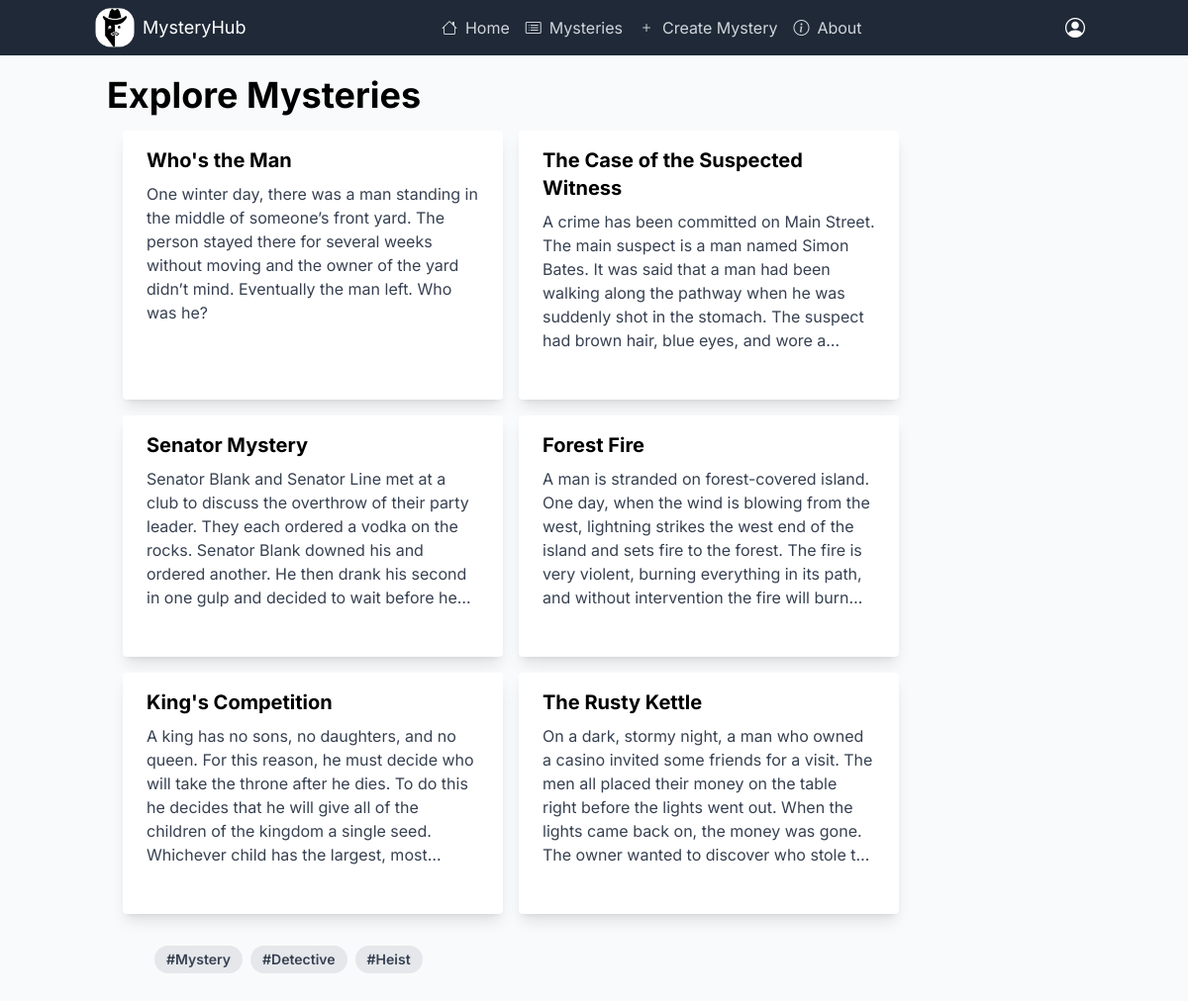
/mysteries (signed in), run on the app's committed database.
### mysteries/models.py (models this page shows, shortened)
class Mystery(models.Model):
    title = models.CharField(max_length=200)
    description = models.TextField()
    created_by = models.ForeignKey(User, on_delete=models.CASCADE)
    created_at = models.DateTimeField(auto_now_add=True)
    clues = models.TextField()
    is_solved = models.BooleanField(default=False)
    solution = models.TextField()
    tags = models.ManyToManyField(to=Tag, related_name="mysteries", blank=True)

class Tag(models.Model):
    name=models.CharField(max_length=100, unique=True)

### mysteries/views.py (the view)
# urls.py: path('', include('mysteries.urls')),
def mysteries(request):
    mysteries = Mystery.objects.all()
    return render(request, 'mysteries.html', {
        "mysteries": mysteries
    })

### mysteries/templates/mysteries.html
{% extends 'layout.html' %}
{% block body %}
<div class="container mx-auto p-5">
    <h1 class="text-4xl font-bold">
        {{ title|default:"Explore Mysteries"}}
    </h1>
    <div class="flex flex-wrap p-4 gap-4 grid-cols-none">
        {% for mystery in mysteries %}
        <a href="{% url 'view_mystery' mystery.id %}" class="max-w-sm rounded overflow-hidden shadow-lg bg-white">
            <div class="px-6 py-4">
                <div class="font-bold text-xl mb-2">{{mystery.title}}</div>
                <p class="text-gray-700 text-base line-clamp-6">
                    {{mystery.description}}
                </p>
            </div>
            <div class="px-6 py-4 flex gap-2">
                {% for tag in mystery.tags.all %}
                <a href="{% url 'tag' tag.name %}"
                    class="inline-block bg-gray-200 rounded-full px-3 py-1 text-sm font-semibold text-gray-700">#{{tag.name}}</a>
                {% endfor %}
            </div>
        </a>
        {% endfor %}
    </div>
</div>
{% endblock %}

### data on the page
Mystery: title "Who's the Man", description "One winter day, there was a man standing in the middle of someone’s front yard. The person stayed there for several weeks without moving and the owner of the yard didn’t mind. Eventually the man left. Who was he?"
Mystery: title "The Case of the Suspected Witness", description "A crime has been committed on Main Street. The main suspect is a man named Simon Bates. It was said that a man had been walking along the pathway when he was suddenly shot in the stomach. The suspect had brown hair, blue eyes, and wore…"
Mystery: title "Senator Mystery", description "Senator Blank and Senator Line met at a club to discuss the overthrow of their party leader. They each ordered a vodka on the rocks. Senator Blank downed his and ordered another. He then drank his second in one gulp and decided to wait before…"
Mystery: title "Forest Fire", description "A man is stranded on forest-covered island. One day, when the wind is blowing from the west, lightning strikes the west end of the island and sets fire to the forest. The fire is very violent, burning everything in its path, and without intervention the fire will…"
Mystery: title "King's Competition", description "A king has no sons, no daughters, and no queen. For this reason, he must decide who will take the throne after he dies. To do this he decides that he will give all of the children of the kingdom a single seed. Whichever child has the largest,…"
Mystery: title "The Rusty Kettle", description "On a dark, stormy night, a man who owned a casino invited some friends for a visit. The men all placed their money on the table right before the lights went out. When the lights came back on, the money was gone. The owner wanted to discover who stole…"
Tag: name "Mystery"
Tag: name "Detective"
Tag: name "Heist"

### other printed values
{{ title|default:"Explore Mysteries" }} "Explore Mysteries"
